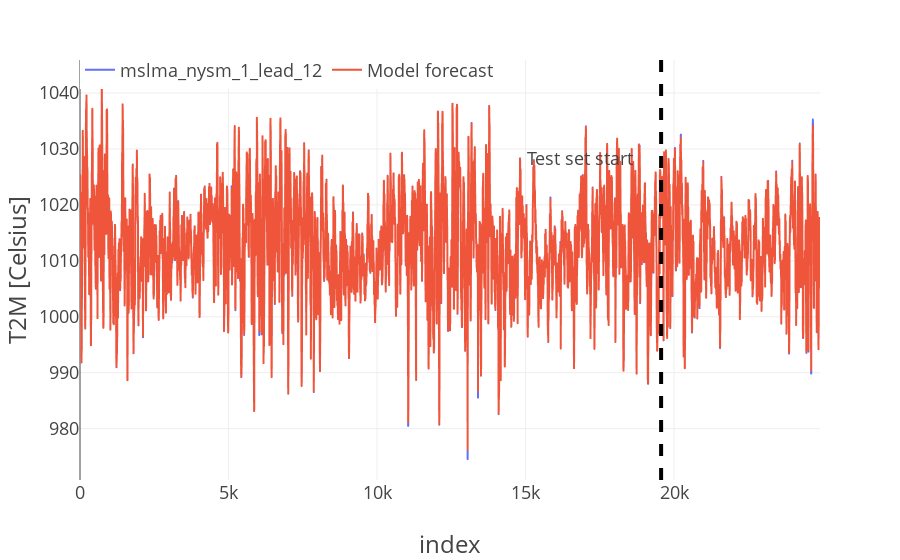

The cell this chart's notebook holds for it:
### Code cell
import plotly.express as px
import plotly.graph_objects as go
import plotly.io as pio

pio.templates.default = "plotly_white"
plot_template = dict(
    layout=go.Layout(
        {"font_size": 18, "xaxis_title_font_size": 24, "yaxis_title_font_size": 24}
    )
)

fig = px.line(df_out, labels=dict(created_at="Date", value="T2M [Celsius]"))
fig.add_vline(x=test_start, line_width=4, line_dash="dash")
fig.add_annotation(
    xref="paper", x=0.75, yref="paper", y=0.8, text="Test set start", showarrow=False
)
fig.update_layout(
    template=plot_template, legend=dict(orientation="h", y=1.02, title_text="")
)
fig.show()

### Figure 1 — Plotly figure (JSON) as saved in the notebook; plotly's stock layout.template omitted (floating-point values rounded to 4 significant figures; data arrays with more than 128 entries replaced by an {"elided": "..."} marker saying what was removed)
{"data": [{"hovertemplate": "variable=mslma_nysm_1_lead_12<br>index=%{x}<br>T2M [Celsius]=%{y}<extra></extra>", "legendgroup": "mslma_nysm_1_lead_12", "line": {"color": "#636efa", "dash": "solid"}, "marker": {"symbol": "circle"}, "mode": "lines", "name": "mslma_nysm_1_lead_12", "showlegend": true, "type": "scattergl", "x": {"elided": "24913 int values"}, "xaxis": "x", "y": {"elided": "24913 float values"}, "yaxis": "y"}, {"hovertemplate": "variable=Model forecast<br>index=%{x}<br>T2M [Celsius]=%{y}<extra></extra>", "legendgroup": "Model forecast", "line": {"color": "#EF553B", "dash": "solid"}, "marker": {"symbol": "circle"}, "mode": "lines", "name": "Model forecast", "showlegend": true, "type": "scattergl", "x": {"elided": "24913 int values"}, "xaxis": "x", "y": {"elided": "24913 float values"}, "yaxis": "y"}], "layout": {"annotations": [{"showarrow": false, "text": "Test set start", "x": 0.75, "xref": "paper", "y": 0.8, "yref": "paper"}], "legend": {"orientation": "h", "title": {"text": ""}, "tracegroupgap": 0, "y": 1.02}, "margin": {"t": 60}, "shapes": [{"line": {"dash": "dash", "width": 4}, "type": "line", "x0": 19563, "x1": 19563, "xref": "x", "y0": 0, "y1": 1, "yref": "y domain"}], "xaxis": {"anchor": "y", "domain": [0, 1], "title": {"text": "index"}}, "yaxis": {"anchor": "x", "domain": [0, 1], "title": {"text": "T2M [Celsius]"}}}}
